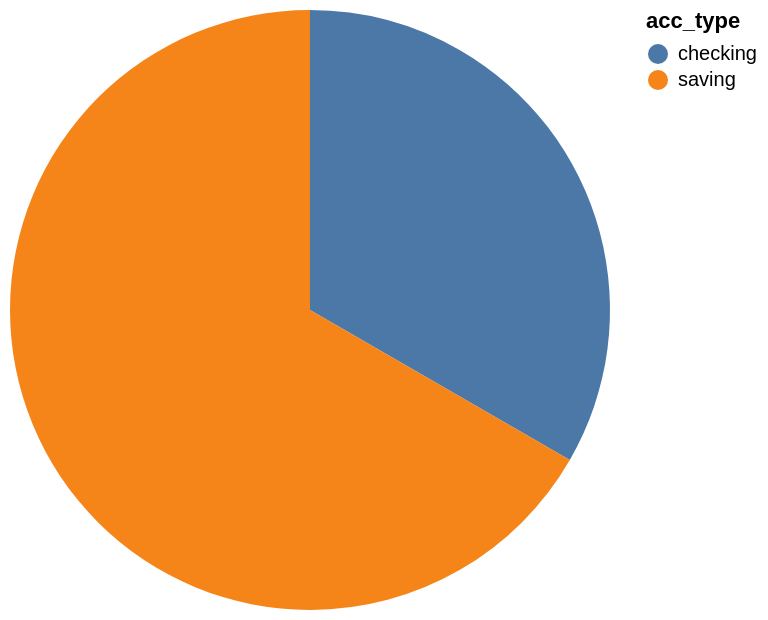

Specify this chart in Vega-Lite:
### Vega-Lite specification from a JSON file in a GitHub repository (floating-point values rounded to 4 significant figures)
{"data": {"values": [{"x_data": "checking", "y_data": 1000}, {"x_data": "saving", "y_data": 2000}]}, "mark": "arc", "encoding": {"theta": {"field": "y_data", "type": "quantitative", "title": "avg(acc_bal)"}, "color": {"field": "x_data", "type": "nominal", "title": "acc_type"}}}
